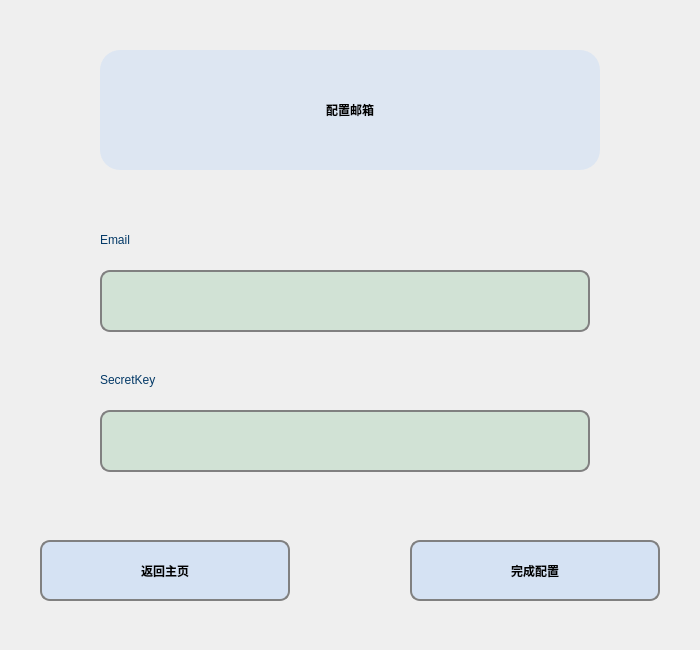
<?xml version="1.0" encoding="UTF-8"?>
<ui version="4.0">
 <class>ConfigEmail</class>
 <widget class="QWidget" name="ConfigEmail">
  <property name="geometry">
   <rect>
    <x>0</x>
    <y>0</y>
    <width>700</width>
    <height>650</height>
   </rect>
  </property>
  <property name="minimumSize">
   <size>
    <width>700</width>
    <height>650</height>
   </size>
  </property>
  <property name="maximumSize">
   <size>
    <width>700</width>
    <height>650</height>
   </size>
  </property>
  <property name="windowTitle">
   <string>Form</string>
  </property>
  <property name="styleSheet">
   <string notr="true">#title
{
font: 24pt &quot;楷体&quot;;
font-weight:bold;
background-color: rgba(202, 221, 245,0.5);
background: qlineargradient(x1:0, y1:0, x2:1, y2:0,
                                stop:1 rgb(226,238,243),
                                stop:0 rgb(240,207,214));
border-radius:20px;
}
#ConfigEmail
{
background: qlineargradient(x1:0, y1:0, x2:1, y2:0,
                                stop:0 rgb(226,238,243),
                                stop:1 rgb(240,207,214));
}
#emailLab
{
font: 18pt &quot;方正粗黑宋简体&quot;;
color: rgb(3, 57, 103);
}
#secretKeyLab
{
font: 18pt &quot;方正粗黑宋简体&quot;;
color: rgb(3, 57, 103);
}
QLineEdit
{
font: 14pt &quot;楷体&quot;;
font-weight:bold;
background-color: rgba(136, 193, 150,0.3);
border-radius:10px;
border:2px solid gray;
}
QLineEdit:hover
{
font: 14pt &quot;楷体&quot;;
font-weight:bold;
border:2px solid ;
}
#btnCompleteConfiguration
{
font: 20pt &quot;楷体&quot;;
font-weight:bold;
border-radius:10px;
border:2px solid gray;
background-color: rgba(202, 221, 245,0.7);
}
#btnCompleteConfiguration:hover
{
font: 22pt &quot;楷体&quot;;
font-weight:bold;
border:3px solid;
background-color: rgb(202, 221, 245);
}
#btnReturnMainPage
{
font: 20pt &quot;楷体&quot;;
font-weight:bold;
border-radius:10px;
border:2px solid gray;
background-color: rgba(202, 221, 245,0.7);
}
#btnReturnMainPage:hover
{
font: 22pt &quot;楷体&quot;;
font-weight:bold;
border:3px solid;
background-color: rgb(202, 221, 245);
}</string>
  </property>
  <widget class="QLineEdit" name="emailLine">
   <property name="geometry">
    <rect>
     <x>100</x>
     <y>270</y>
     <width>490</width>
     <height>62</height>
    </rect>
   </property>
   <property name="text">
    <string/>
   </property>
  </widget>
  <widget class="QLabel" name="title">
   <property name="geometry">
    <rect>
     <x>100</x>
     <y>50</y>
     <width>500</width>
     <height>120</height>
    </rect>
   </property>
   <property name="minimumSize">
    <size>
     <width>500</width>
     <height>120</height>
    </size>
   </property>
   <property name="maximumSize">
    <size>
     <width>500</width>
     <height>120</height>
    </size>
   </property>
   <property name="styleSheet">
    <string notr="true"/>
   </property>
   <property name="text">
    <string>配置邮箱</string>
   </property>
   <property name="alignment">
    <set>Qt::AlignCenter</set>
   </property>
  </widget>
  <widget class="QLabel" name="emailLab">
   <property name="geometry">
    <rect>
     <x>100</x>
     <y>210</y>
     <width>250</width>
     <height>60</height>
    </rect>
   </property>
   <property name="minimumSize">
    <size>
     <width>250</width>
     <height>60</height>
    </size>
   </property>
   <property name="maximumSize">
    <size>
     <width>250</width>
     <height>60</height>
    </size>
   </property>
   <property name="styleSheet">
    <string notr="true"/>
   </property>
   <property name="text">
    <string>Email</string>
   </property>
  </widget>
  <widget class="QLineEdit" name="secretKeyLine">
   <property name="geometry">
    <rect>
     <x>100</x>
     <y>410</y>
     <width>490</width>
     <height>62</height>
    </rect>
   </property>
   <property name="text">
    <string/>
   </property>
   <property name="echoMode">
    <enum>QLineEdit::Normal</enum>
   </property>
  </widget>
  <widget class="QLabel" name="secretKeyLab">
   <property name="geometry">
    <rect>
     <x>100</x>
     <y>350</y>
     <width>250</width>
     <height>60</height>
    </rect>
   </property>
   <property name="minimumSize">
    <size>
     <width>250</width>
     <height>60</height>
    </size>
   </property>
   <property name="maximumSize">
    <size>
     <width>250</width>
     <height>60</height>
    </size>
   </property>
   <property name="styleSheet">
    <string notr="true"/>
   </property>
   <property name="text">
    <string>SecretKey</string>
   </property>
  </widget>
  <widget class="QPushButton" name="btnReturnMainPage">
   <property name="geometry">
    <rect>
     <x>40</x>
     <y>540</y>
     <width>250</width>
     <height>61</height>
    </rect>
   </property>
   <property name="text">
    <string>返回主页</string>
   </property>
   <property name="checkable">
    <bool>false</bool>
   </property>
   <property name="autoDefault">
    <bool>false</bool>
   </property>
   <property name="default">
    <bool>false</bool>
   </property>
  </widget>
  <widget class="QPushButton" name="btnCompleteConfiguration">
   <property name="geometry">
    <rect>
     <x>410</x>
     <y>540</y>
     <width>250</width>
     <height>61</height>
    </rect>
   </property>
   <property name="text">
    <string>完成配置</string>
   </property>
   <property name="shortcut">
    <string>Return</string>
   </property>
  </widget>
 </widget>
 <resources/>
 <connections/>
</ui>
